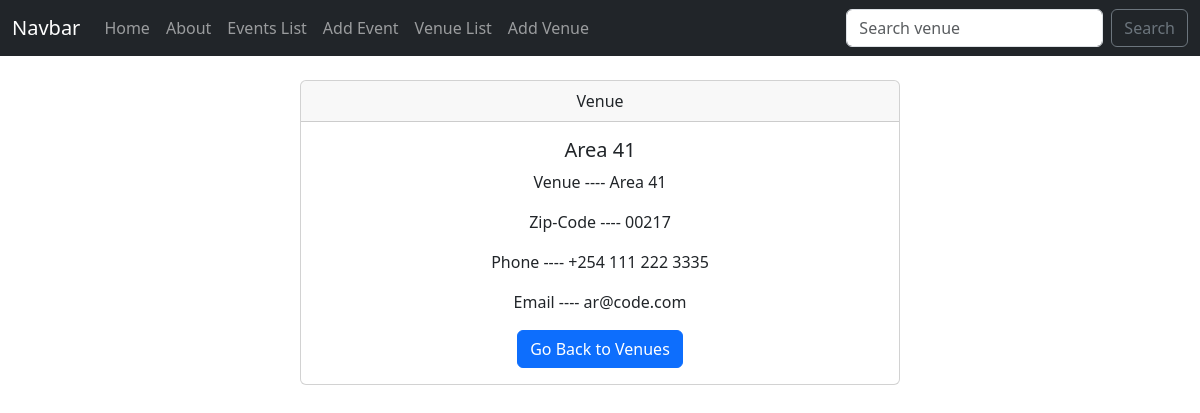
Page /show-venue/2/ on the committed database.
### events/models.py (models this page shows)
class Venue(models.Model):
    name=models.CharField(max_length=200)
    addres = models.CharField(max_length=50)
    zip_code = models.CharField(max_length=50)
    phone = models.CharField(max_length=50,blank=True)
    web = models.URLField(blank=True)
    email_address = models.EmailField(blank=True)
    def __str__(self):
        return self.name

### events/views.py (the view)
# urls.py: path('show-venue/<int:venue_id>/', views.showVenue, name='show-venue'),
def showVenue(request,venue_id):
    venue = Venue.objects.get(pk=venue_id)
    return render(request,'events/venue.html',{'venue':venue})

### events/templates/events/venue.html (shortened to what this page needs)
{% extends "events/layout.html" %}
{% block content %}
<center>
<div  class="card w-50 ">
    <div class="card-header">
      Venue
    </div>
    <div class="card-body">
      <h5 class="card-title"> {{venue}}</h5>
      <p class="card-text">Venue   ---- {{venue.name}}</p>
      <p class="card-text">Zip-Code   ---- {{venue.zip_code}}</p>
      <p class="card-text">Phone   ---- {{venue.phone}}</p>
      <p class="card-text">Email   ---- {{venue.email_address}}</p>
      <a href="{% url 'venues' %}" class="btn btn-primary">Go Back to Venues</a>
    </div>
  </div>
</center>
{% endblock content %}

### events/templates/events/layout.html (style rules this page uses)
body { padding-top: 56px; }

### rows in the picture
Venue: name "Area 41", zip_code "00217", phone "+254 111 222 3335", email_address "ar@code.com"
